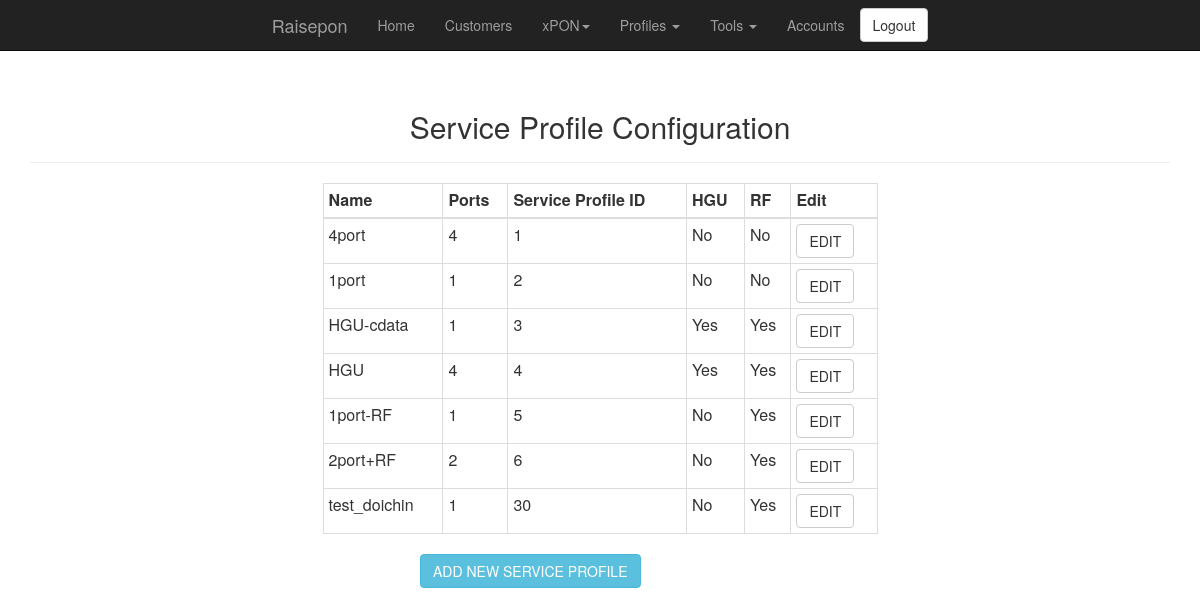
The page /service_profile.php (signed in) on the database its author committed.
### tables this page shows
CREATE TABLE `SERVICE_PROFILE` (
  `id` int(11) NOT NULL AUTO_INCREMENT,
  `NAME` varchar(255) NOT NULL,
  `PORTS` tinyint(4) NOT NULL,
  `SERVICE_PROFILE_ID` tinyint(4) NOT NULL,
  `HGU` enum('Yes','No') NOT NULL DEFAULT 'No',
  `RF` enum('Yes','No') NOT NULL DEFAULT 'No',
  PRIMARY KEY (`id`) USING BTREE,
  KEY `OLT` (`HGU`),
  KEY `TEMPLATE_ID` (`SERVICE_PROFILE_ID`) USING BTREE
);

### classes/db_connect_class.php (called while the page is built, shortened)
<?php
class db_connect {
	private static $mysql_user = "raisepon";
	private static $mysql_pass = "r41sepon";
	private static $instance;
	private function __construct() {
		try {
			$this->db = new PDO('mysql:host=localhost;dbname=raisepon;charset=utf8', self::$mysql_user, self::$mysql_pass);
		} catch (PDOException $e) {
			echo 'Connection Failed: ' . $e->getMessage();
			exit;
		}
	}
	 public static function getInstance()
    {
        if (!isset(self::$instance))
        {
            self::$instance = new $object;
        }
        return self::$instance;
    }
}
?>

### classes/service_profile_class.php (called while the page is built, shortened)
<?php
include ("db_connect_class.php");
class service_profile {
	function build_table_service_profile() {
		try {
			$conn = db_connect::getInstance();
			$result = $conn->db->query("SELECT SERVICE_PROFILE.ID, SERVICE_PROFILE.NAME, SERVICE_PROFILE.PORTS, SERVICE_PROFILE.SERVICE_PROFILE_ID, SERVICE_PROFILE.HGU, SERVICE_PROFILE.RF from SERVICE_PROFILE");
		} catch (PDOException $e) {
			$error =  "Connection Failed:" . $e->getMessage() . "\n";
			return $error;
		}
		$rows = $result->fetchAll();
		return $rows;
	}
}
?>

### service_profile.php (the view, shortened to what this page needs)
<?php
include ("header.php");
include ("classes/service_profile_class.php");
include ("navigation.php");
$service_profile_obj = new service_profile();
?>
<div class="container">
	<div class="text-center">
		<div class="page-header">
			<h2>Service Profile Configuration</h2>
		</div>
	</div>
	<div class=row>
		<div class="col-md-6 col-md-offset-3">
			<div class="table-responsive">
				<table class="table table-bordered table-condensed">
					<thead>
					  <tr>
						<th>Name</th>
						<th>Ports</th>
						<th>Service Profile ID</th>
						<th>HGU</th>
						<th>RF</th>
						<th>Edit</th>
					  </tr>
					</thead>
					<tbody>
					<?php
					$rows = $service_profile_obj->build_table_service_profile();
					foreach ($rows as $row) {
						print "<tr><td>" . $row['NAME'] . "</td><td>" . $row['PORTS'] . "</td><td>" . $row['SERVICE_PROFILE_ID'] . "</td><td>" . $row['HGU'] . "</td><td>" . $row['RF'] . "</td><td><button type=\"button\" class=\"btn btn-default\" onClick=\"getService_Profile('". $row['ID'] ."');\">EDIT</button></td></tr>";
					}
					?>
					</tbody>
				</table>
			</div>
		</div>
	</div>
</div>
<div class="container">
	<div class="row">
		<div class="col-md-4"></div>
			<div class="col-md-4">
				<button type="button" class="btn btn-info" onClick="getService_Profile();">ADD NEW SERVICE PROFILE</button>
			</div>
		</div>
	<div class="col-md-4"></div>
</div>

### rows shown on the page
service_profile: NAME "4port", PORTS "4", SERVICE_PROFILE_ID "1", HGU "No", RF "No"
service_profile: NAME "1port", PORTS "1", SERVICE_PROFILE_ID "2", HGU "No", RF "No"
service_profile: NAME "HGU-cdata", PORTS "1", SERVICE_PROFILE_ID "3", HGU "Yes", RF "Yes"
service_profile: NAME "HGU", PORTS "4", SERVICE_PROFILE_ID "4", HGU "Yes", RF "Yes"
service_profile: NAME "1port-RF", PORTS "1", SERVICE_PROFILE_ID "5", HGU "No", RF "Yes"
service_profile: NAME "2port+RF", PORTS "2", SERVICE_PROFILE_ID "6", HGU "No", RF "Yes"
service_profile: NAME "test_doichin", PORTS "1", SERVICE_PROFILE_ID "30", HGU "No", RF "Yes"
